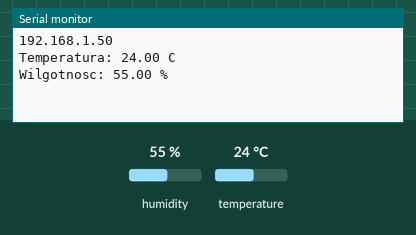
Recording of a sketch running on a simulated ESP8266 (NodeMCU). Shown: the last lines printed to the serial monitor. The test bench sets the inputs (shaded band); at power-on: humidity 55 %, temperature 24 °C. WiFi joins after 1.5 s; servers stay silent unless stated; random numbers use the default seed unless the sketch sets one.

Above: at 2.7 s.
2.8 s: humidity set to 22 %
At 12.3 s:
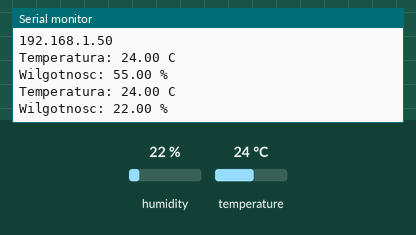
12.8 s: temperature set to 12 °C
At 22.0 s:
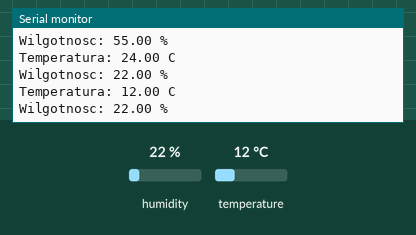
22.8 s: humidity set to 40 %
At 32.9 s:
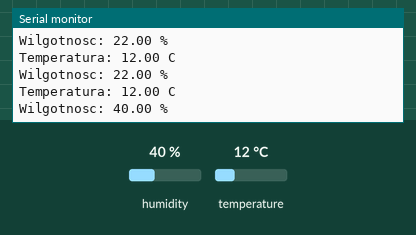
Timing chart, 0 to 34.4 s (numbered marks = the images above; inputs shaded):
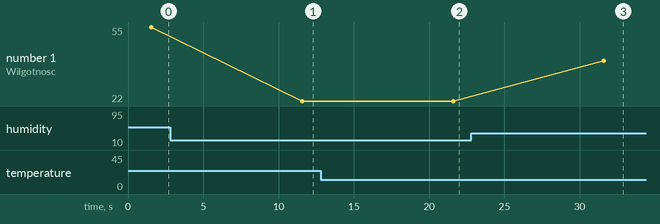

The sketch:

esp01_akwizycja.ino
```cpp
#include <ESP8266WiFi.h>
#include <DHT.h>
#include<iostream>


//tylko do losowego
#include <cstdlib>
#include <ctime>


using namespace std;

#define DHTPIN 2
#define DHTTYPE    DHT11

const char* ssid = "UWU"; //nazwa sieci, do ktorej ma zostac podlaczony WSP
const char* password = "KOCHAMUP"; //haslo do sieci

WiFiServer server(80); //serwer na porcie 80, a wiec działający na protokole UDP

unsigned long wifiTimeOut=10000; //czas, po którym w przypadku nienawiązania połączenia, program ma się poddać i zwrócić informację o trudności z połączeniem
unsigned long timeInterval=10000; // czas opoznienia (miedzy kolejnymi odczytami z czujnika)
char *dt;

DHT dht(DHTPIN, DHTTYPE); //sensor używany do pomiarów
float t_actual = 0.0;
float h_actual=0.0;

String header = "HTTP/1.1 200 OK\r\nContent-Type: text/html\r\n\r\n";
String html_1 = R"=====(
<!DOCTYPE html>
<html>
 <head>
 <meta name='viewport' content='width=device-width, initial-scale=1.0'/>
 <meta charset='utf-8'>
 <style>
   body {font-size:100%;}
   #main {display: table; margin: auto;  padding: 0 10px 0 10px; }
   h2 {text-align:center; }
   p { text-align:center; }
 </style>
 <script>
  function refresh(refreshPeriod)
  {
      setTimeout("location.reload(true);", refreshPeriod);
  }
  window.onload = refresh(5000);
 </script>
   <title>Serwer pogodowy ESP8266</title>
 </head>

 <body>
   <div id='main'>
     <h2>Serwer Pogodowy ESP8266</h2>
     <p>Strona aktualizuje sie co 5 sekund</p>
     <div id='dane'>
       <p>Temperatura = %temperatura% C</p>
       <p>Wilgotność= %wilgotnosc% %</p>
       <p>Czas pomiaru= %czas% s od początku pobierania danych<p>
     </div>
   </div>
 </body>
</html>
)=====";


/*
Funkcja ma za zadanie polaczenie do wybranej sieci wifi jako rownoczesnie AccesSPoint i stacja
@return true jeśli udało się nawiązać połączenie zanim upłynął limit czasu, w przeciwnym wypadku zwraca false
Poprzez narzędzie Serial Monitor można monitorować statsu nawiązywania połączenia.

*/
bool initWiFi() {
 WiFi.mode(WIFI_AP_STA);
 Serial.println("Zaczynam probe polaczenia do WiFi");


 WiFi.begin(ssid, password);
 Serial.print("Polaczenie do ");
 Serial.print(ssid);
 Serial.println("...");

  unsigned long startTime=millis();

 while (WiFi.status() != WL_CONNECTED && (millis()-startTime)<wifiTimeOut) {
   Serial.print('.');
   delay(100);
 }

  if(WiFi.status()==WL_CONNECTED)
  {
    Serial.println("\n Udalo sie nawiazac polaczenie! \n");// Twoje IP to: "+WiFi.localIP()+"\n");
  Serial.print("Twoje IP to: ");
  Serial.println(WiFi.localIP());
  WiFi.setAutoReconnect(true);
  return true;
  }

  Serial.println("\n Nie udalo sie polaczyc do Wifi \n");
  return false;

}

void pomiar();

/*
Procedura wykonuje się tylko raz.
Rozpoczyna działanie Serial Monitora.
Wywołuje funckję initWifi() celem nawiązania połączenia WiFi
Zmienna lokalna numer_proby wskazuje na ilosc nieudanych prób nawiązania połączenia.
Jeśli urządzenie bezskutecznie próbowało podłączyć się do WiFi trzy razy, użytkownik jest informowany o trudności z połączeniem i proszony o sprawdzenie dostępności sieci, do której ma zostać podłączone urządzenie.
W razie gdy połączenie zostanie nawiązane do trzeciej próby włącznie, zwracana jest informacja o nawiązaniu połączenia i podawane jest IP.
Wówczas uruchamiany jest serwer HTTP
*/
bool polacz_Internet()
{
   int numer_proby=0;
  while(!initWiFi() && numer_proby<3)
  {
    numer_proby++;
  }

  if(WiFi.status()==WL_CONNECTED)
  {
  server.begin();
  Serial.println("Usluga serwera HTTP zaincjowana, aby moc zobaczyc dane, podlacz sie do sieci i wejdz na strone: ");
  Serial.println(WiFi.localIP());
  return true;
  }
  return false;
}


void setup() {
 // put your setup code here, to run once:
 Serial.begin(115200);

 if(initWiFi())
 {
  dht.begin();
  if(WiFi.status()==WL_CONNECTED)
  {

  server.begin();
  Serial.println("Usluga serwera HTTP zaincjowana, aby moc zobaczyc dane, podlacz sie do sieci i wejdz na strone: ");
  Serial.println(WiFi.localIP());
  }
  }

  else {
  Serial.println("Pomimo wielu prob nie udalo sie podlaczyc do wskazanego WiFi. Przykro nam. Sprawdz czy siec, do ktorej chcesz sie podlaczyc jest na pewno wlaczona i sprobuj ponownie");
  }


}


/*
Program działający w pętli przez cały czas uruchomienia urządzenia ESP (po zakończeniu procedury setup())
Jego celem jest obsługa przez serwer HTTP klientów
*/
void loop() {
  if(WL_CONNECTED)
  {
    pomiar();
    obsuga_klienta();
  }
  delay(timeInterval);

}


void obsuga_klienta()
{
  WiFiClient client = server.available();
  if(client.connected())
  {
    String tmp=html_1;
    tmp.replace("%temperatura%", String(t_actual));
    tmp.replace("%wilgotnosc%", String(h_actual));
    unsigned long cz=millis()/1000;
    tmp.replace("%czas%", String(cz));
    client.flush();
    client.print(header);
    client.print(tmp);
  }
}


/*
Funkcja zwraca zapamiętane temperture i wilgoc w formie tekstowej
*/
String dane_pomiarowe()
{
  return"Temperatura: "+String(t_actual)+" C \n" +"Wilgotnosc: "+String(h_actual)+" %";
}


/*
Funckja odpowiedzialna za realizacje pomiaru
*/
void pomiar()
{
    getTemperature();
    getHumidity();
    Serial.println(dane_pomiarowe());

}


void getTemperature()
{

  float t=dht.readTemperature();
  t_actual=t;
  if (isnan(t)) {
    Serial.println("Nie udalo sie odczytac temperatury!");
  }

  //t_actual=wylosuj();

}

void getHumidity()
{

  float h=dht.readHumidity();
  h_actual=h;
  if (isnan(h)) {
    Serial.println("Nie udalo sie odczytac wilgoci!");
  }

  //h_actual=wylosuj();

}


float wylosuj()
{
  srand((unsigned int)time(NULL));
  return float(rand())/float((RAND_MAX))*20;
}
```

Measured:
- after the input at 2.8 s, the serial monitor: prints a new line after 8.8 s (image 1)
- after the input at 12.8 s, the serial monitor: prints a new line after 8.8 s (image 2)
- after the input at 22.8 s, the serial monitor: prints a new line after 8.8 s (image 3)
- plotted number 1: 55 → 22 after the input at 2.8 s, 22 → 40 after the input at 22.8 s
